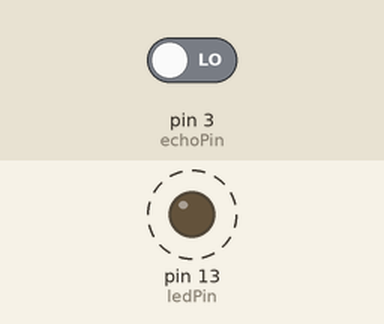
Simulated run of this sketch. Board: Arduino Uno, built with avr-gcc and run on an emulated ATmega328P. Shown: output pins drawn as LEDs (lit = HIGH). Dashed ring = blinking. The test bench sets the inputs (shaded band); at power-on: pin 3 (echoPin) LOW. No radio packets arrive unless stated; pins used as bus, display or sensor lines are not drawn; what the sketch prints to the serial monitor is not drawn.

Above: at 0.5 s.
Timing chart, 0 to 3.0 s (numbered marks = the images above):
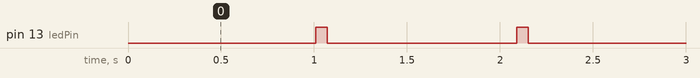

The sketch:

433MHz_transmitter_sr04.ino
```cpp
/*
By Michael Nuro Spetås
Michael.Nuro.Spetas@gmail.com

Thanks to Markus Ulfberg

Feel free to use and modify
*/


#include <VirtualWire.h>

// LED's
const int ledPin = 13;


// Ultrasonic sensor
const int trigPin = 2;
const int echoPin = 3;


int distanceData;
char distanceCharMsg[4];

void setup() {

 // PinModes
 pinMode(ledPin,OUTPUT);
 // Sensor(s)
 pinMode(trigPin, OUTPUT);
 pinMode(echoPin, INPUT);

 // for debugging
 Serial.begin(9600);

 // VirtualWire setup
 vw_set_tx_pin(12);
 vw_setup(4000);     // Bits per sec


}

void loop() {
  int duration, distance;
  digitalWrite(trigPin, LOW);
  delayMicroseconds(2);
  digitalWrite(trigPin, HIGH);
  duration = pulseIn(echoPin, HIGH);
  distance = (duration/2) / 29.1;
  // Read and store Sensor 1 data

  // Convert integer data to Char array directly
  itoa(distance,distanceCharMsg,10);

  // DEBUG
  Serial.print("distance Integer: ");
  Serial.print(distance);
  Serial.print(" distance CharMsg: ");
  Serial.print(distanceCharMsg);
  Serial.println(" ");
  delay(10);

  // END DEBUG

 digitalWrite(13, true); // Turn on a light to show transmitting
 vw_send((uint8_t *)distanceCharMsg, strlen(distanceCharMsg));
 vw_wait_tx(); // Wait until the whole message is gone
 digitalWrite(13, false); // Turn off a light after transmission
 delay(10);

} // END void loop...
```

Measured:
- by itself, pin 13 (ledPin): alternates HIGH for 0.06 s and LOW for 1.0 s
